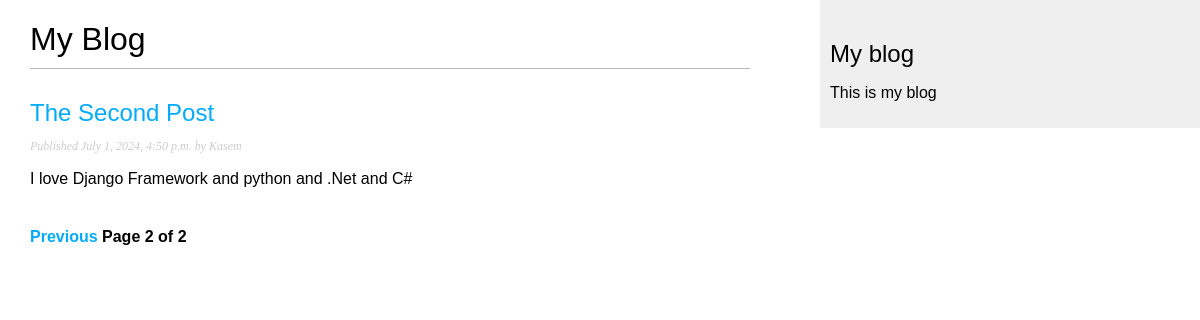
Screenshot of /blog/?page=2 with the database file from the repository.
### blog/models.py (models this page shows, shortened)
class Post(models.Model):
    class Status(models.TextChoices):
       DRAFT = 'DF', 'Draft'
       PUBLISHED = 'PB' , 'Published'
    title = models.CharField(max_length=250)
    slug = models.SlugField(max_length=250)
    author = models.ForeignKey(User,on_delete=models.CASCADE,related_name='blog_posts')
    body = models.TextField()
    publish = models.DateTimeField(default=timezone.now)
    created = models.DateTimeField(auto_now_add=True)
    updated = models.DateTimeField(auto_now=True)
    status = models.CharField(max_length=2,choices=Status.choices,default=Status.DRAFT)
    class Meta:
      ordering = ['-publish']
      indexes =  [models.Index(fields=['-publish'])]
    def get_absolute_url(self):
        return reverse("blog:post_details", args=[self.id])

### blog/views.py (the view)
# urls.py: path('',views.post_list,name='post_list'),
def post_list(request):
    post_list = Post.objects.all()
    paginator = Paginator(post_list,2)
    page_number = request.GET.get('page',1)
    try:
        posts = paginator.page(page_number)
    except EmptyPage:
        posts = paginator.page(paginator.num_pages)
    except PageNotAnInteger:
        posts = paginator.page(1)
    return render(request,'blog/post/list.html',{'posts':posts})

### blog/templates/blog/post/list.html (shortened to what this page needs)
{% extends 'blog/base.html' %}
{% block content %}
  <h1>My Blog</h1>
  {% for post in posts %}
    <h2><a href="{{ post.get_absolute_url }}">{{ post.title }}</a></h2>
    <p class="date">Published {{ post.publish }} by {{ post.author }}</p>
    {{ post.body|truncatewords:30|linebreaks }}
  {% endfor %}
  {% include 'pagination.html' with page=posts %}
{% endblock %}

### blog/static/css/blog.css (style rules this page uses)
body { margin:0; padding:0; font-family:helvetica, sans-serif; }
a { color:#00abff; text-decoration:none; }
h1 { font-weight:normal; border-bottom:1px solid #bbb; padding:0 0 10px 0; }
h2 { font-weight:normal; margin:30px 0 0; }
p.date { color:#ccc; font-family: georgia, serif; font-size: 12px; font-style: italic; }

### rows the page displays
Post: title "The Second Post", publish "July 1, 2024, 4:50 p.m.", author "Kasem", body "I love Django Framework and python and .Net and C#"

### other values shown
{{ page.number }} "2"
{{ page.paginator.num_pages }} "2"
